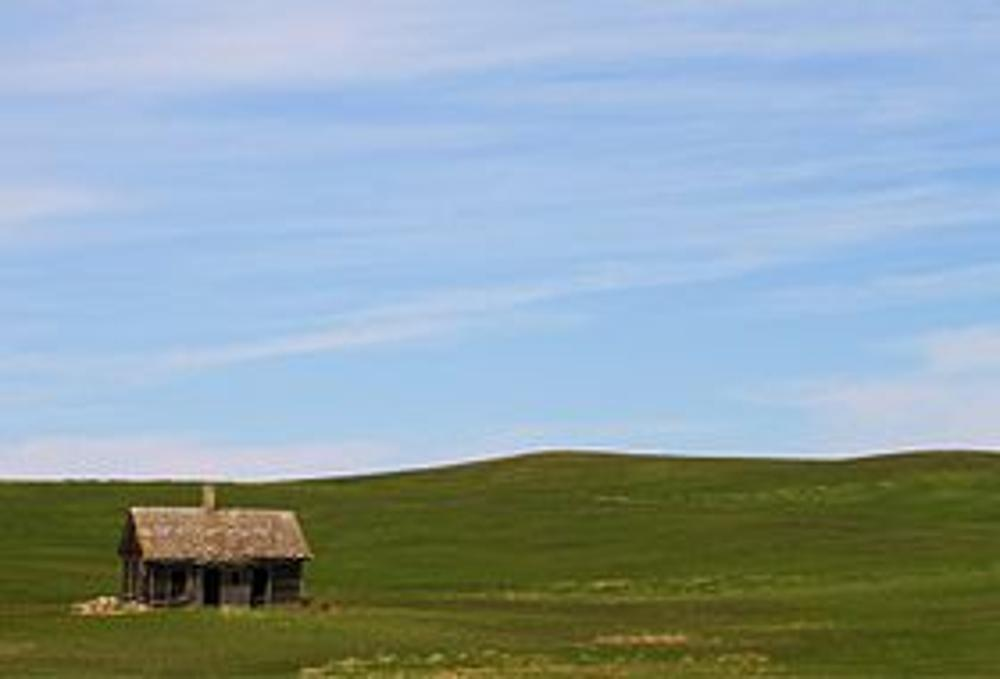
%> input picture Data/test1.jpg, 1000 x 679 px
$ octave --eval "result = pixelWidth(imread('Data/test1.jpg'));"   (GNU Octave 9; MATLAB toolbox functions it lacks are replaced by stand-ins)
%> lines starting %> are read from the running program, lines starting %| are printed output that depends on the picture; in (x1, y1, x2, y2) boxes, pixels count from 0 and x2, y2 are one past the last pixel; in counts of white or black regions, pixels touching at a corner belong together; the program's own positions count from 1
function ret=pixelWidth(im)
ret=im;
%> ret is the input picture: size 679x1000x3 uint8; mean R, G, B 141.6, 160.4, 166.3
imgray = rgb2gray(im);
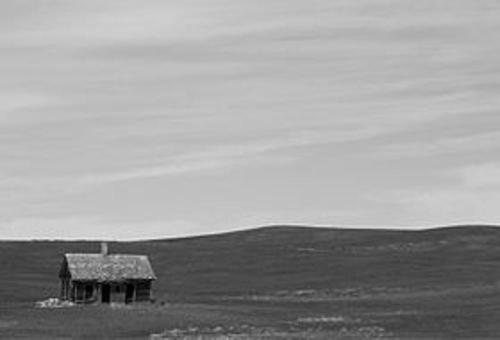
%> imgray: size 679x1000 uint8 (shown at 1/2 size); min 0, max 232, mean 155.5
imbw = 1-im2bw(imgray);
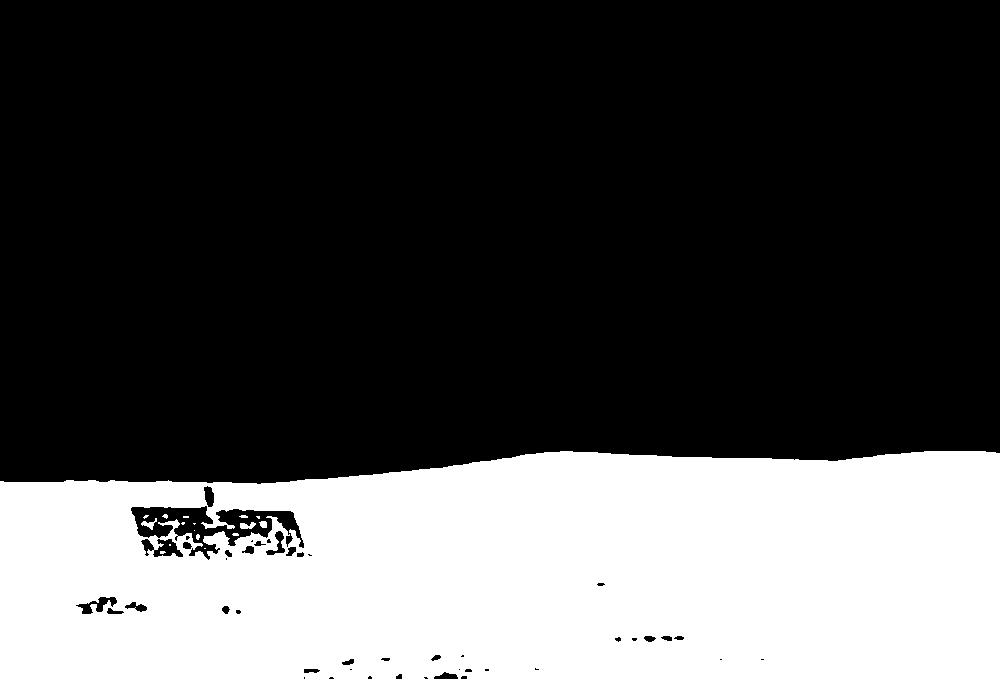
%> imbw: size 679x1000 double; values 0 (black) and 1 (white), 30.4% white; 17 white regions (12 under 20 px), largest, box (x1, y1, x2, y2) and area: (0, 451, 1000, 679) 206397, (240, 522, 256, 529) 76, (141, 518, 157, 530) 75, (259, 521, 267, 528) 45, (239, 515, 248, 518) 21
imbw = imdilate(imbw,strel('line',3,0));
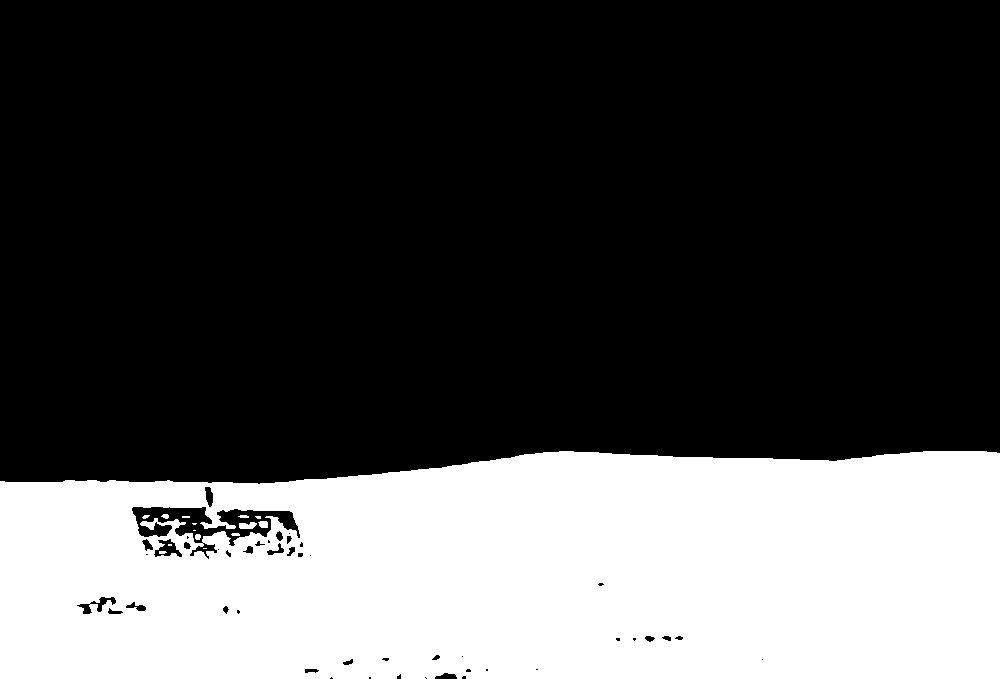
%> imbw: size 679x1000 double; values 0 (black) and 1 (white), 30.6% white; 15 white regions (6 under 20 px), largest, box (x1, y1, x2, y2) and area: (0, 451, 1000, 679) 207570, (239, 522, 257, 529) 97, (258, 521, 268, 528) 59
imbw = imdilate(imbw,strel('line',3,90));
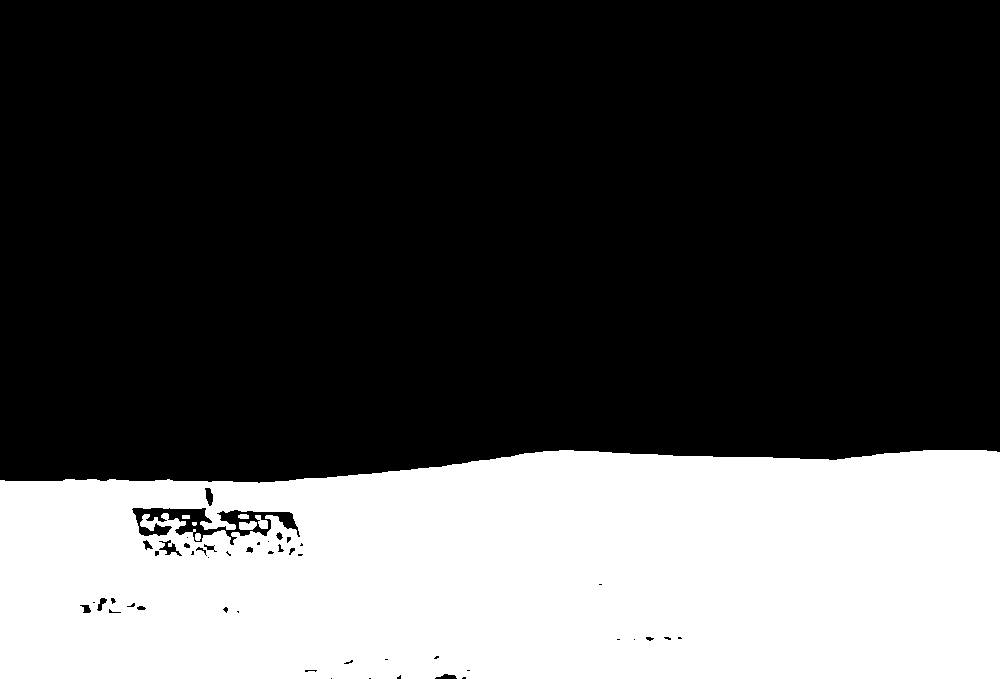
%> imbw: size 679x1000 double; values 0 (black) and 1 (white), 31% white; 7 white regions (1 under 20 px), largest, box (x1, y1, x2, y2) and area: (0, 450, 1000, 679) 209977, (239, 521, 257, 530) 133, (255, 515, 268, 529) 106, (238, 514, 249, 519) 49, (195, 533, 201, 541) 43, (182, 515, 190, 519) 32
imbw = uint8(1-imbw);
imbw = 255*imbw;
ret(:,:,1) = imbw;
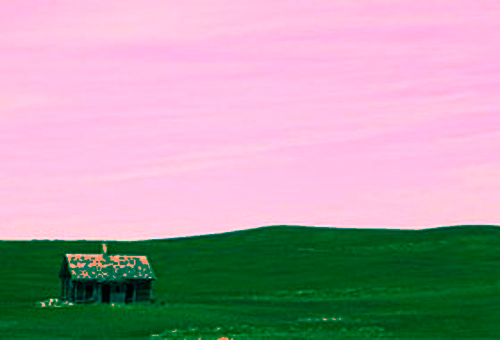
%> ret: size 679x1000x3 uint8 (shown at 1/2 size); mean R, G, B 176, 160.4, 166.3
ret(:,:,2) = imbw;
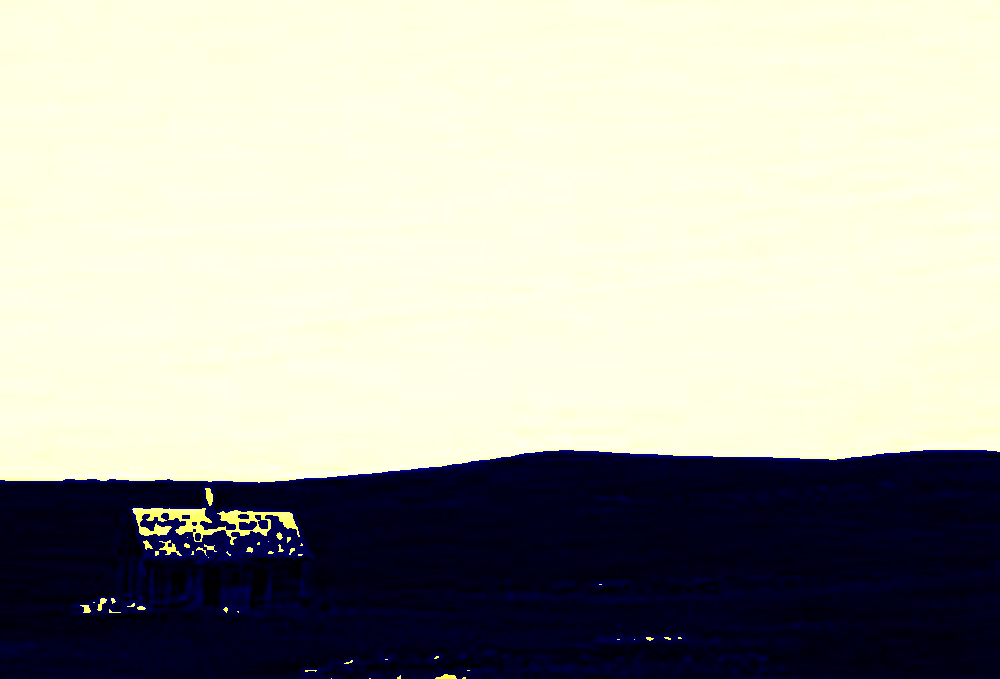
%> ret: size 679x1000x3 uint8; mean R, G, B 176, 176, 166.3
ret(:,:,3) = imbw;
end

$ run again, on Data/test10.jpg
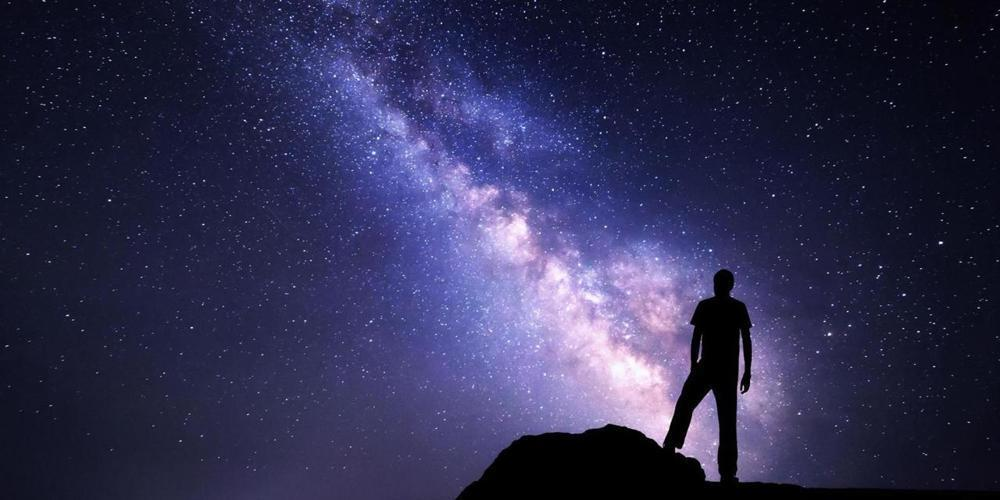
%> input picture Data/test10.jpg, 1000 x 500 px
%> in pixelWidth, ret is the input picture: size 500x1000x3 uint8; mean R, G, B 47.5, 46.5, 80.7
%> in pixelWidth, `imbw = 1-im2bw(imgray);`:
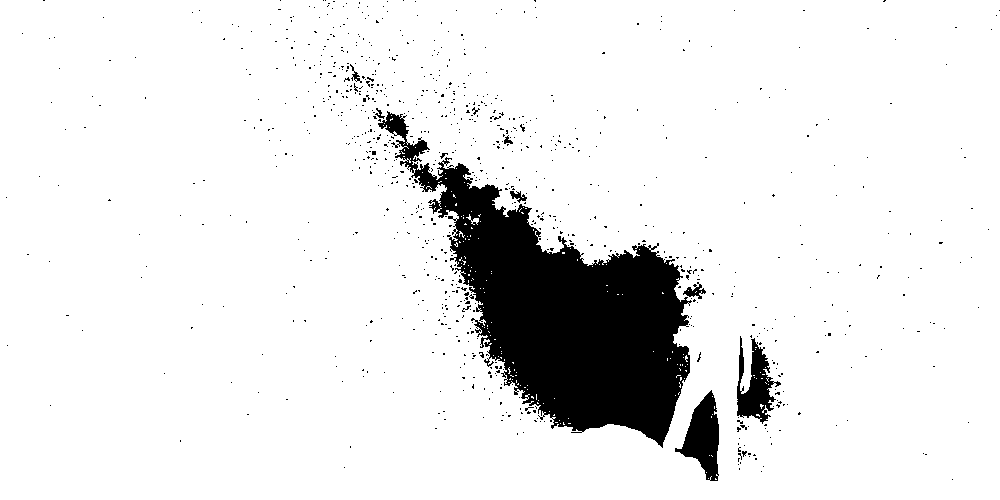
%> imbw: size 500x1000 double; values 0 (black) and 1 (white), 90.8% white; 903 black regions (893 under 20 px), largest, box (x1, y1, x2, y2) and area: (378, 111, 692, 448) 39400, (675, 390, 719, 481) 2063, (737, 336, 781, 424) 1799
%> in pixelWidth, `ret(:,:,2) = imbw;`:
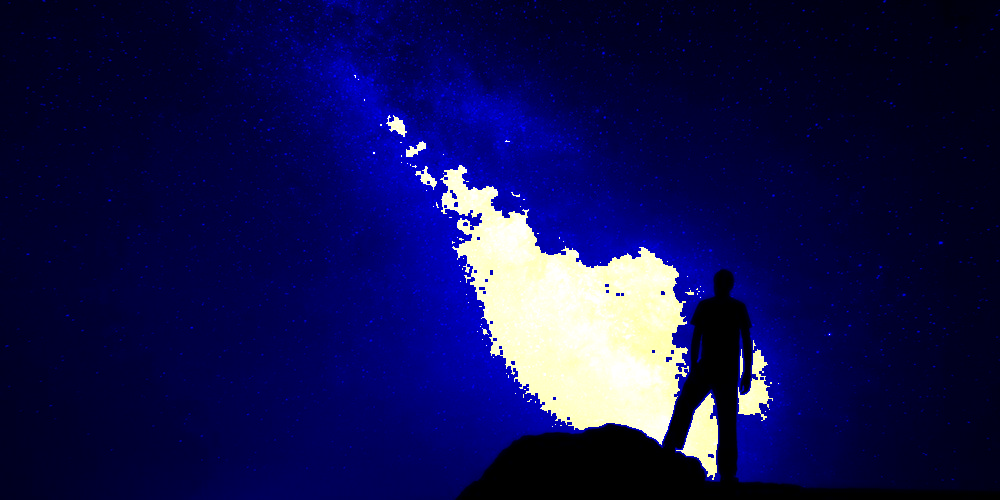
%> ret: size 500x1000x3 uint8; mean R, G, B 19.3, 19.3, 80.7

$ run again, on Data/test11.jpg
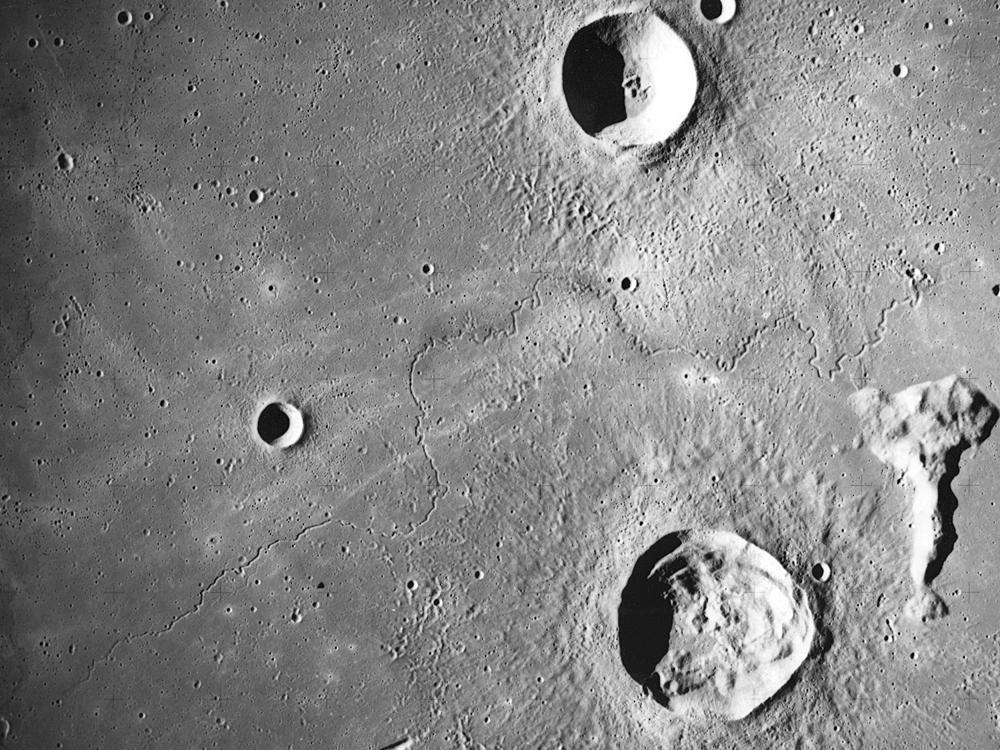
%> input picture Data/test11.jpg, 1000 x 750 px
%> in pixelWidth, ret is the input picture: size 750x1000x3 uint8; min 0, max 255, mean 134.1
%> in pixelWidth, `imbw = 1-im2bw(imgray);`:
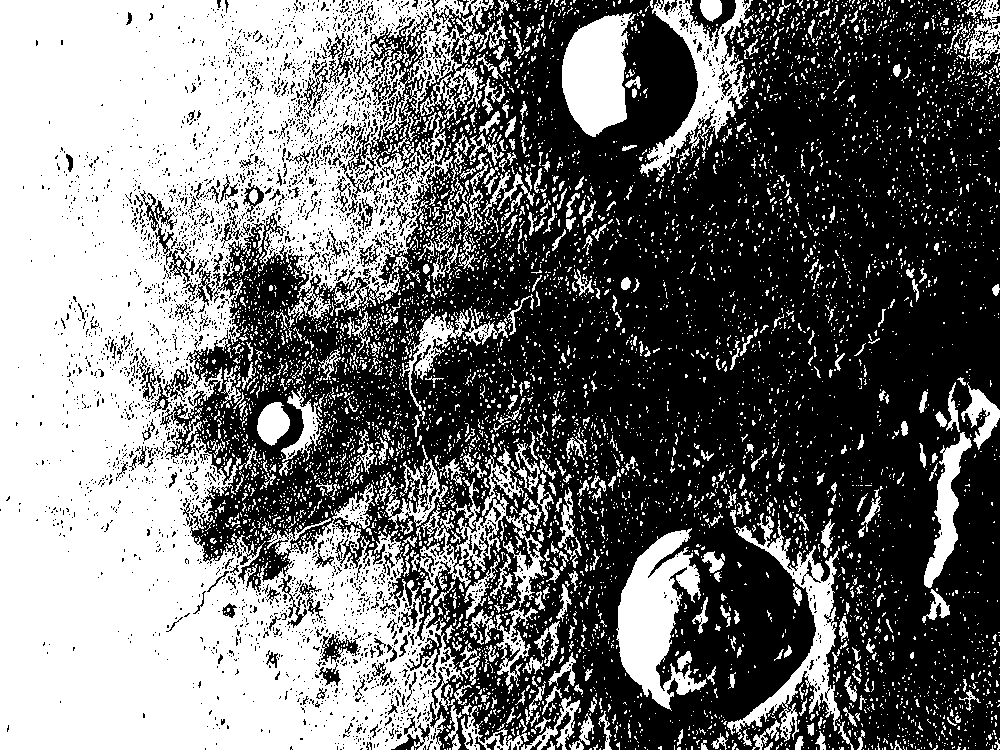
%> imbw: size 750x1000 double; values 0 (black) and 1 (white), 44.7% white; 6108 white regions (5582 under 20 px), largest, box (x1, y1, x2, y2) and area: (0, 0, 494, 750) 236572, (616, 528, 707, 711) 8268, (562, 12, 636, 137) 6257
%> in pixelWidth, `ret(:,:,2) = imbw;`:
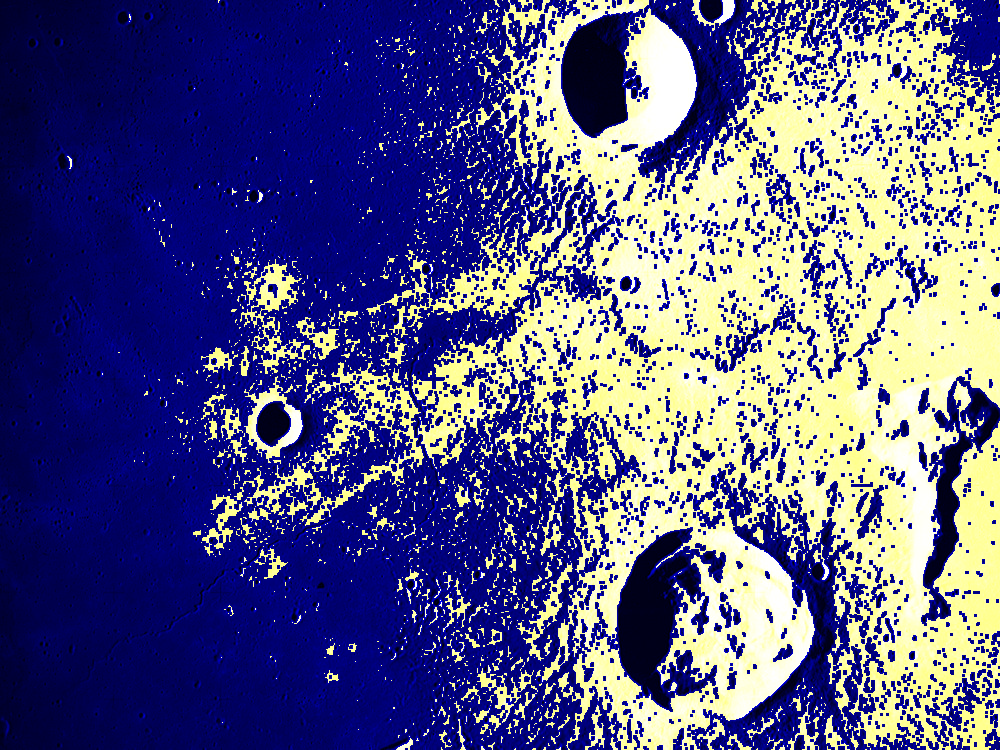
%> ret: size 750x1000x3 uint8; mean R, G, B 89.2, 89.2, 134.1
